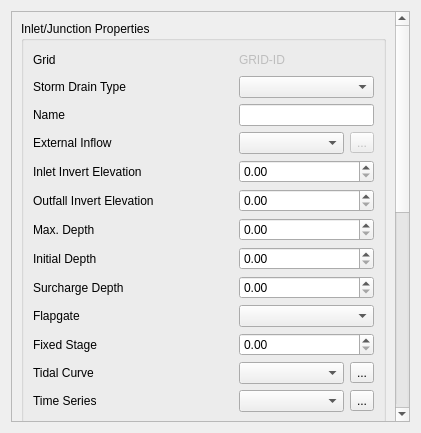
<?xml version="1.0" encoding="UTF-8"?>
<ui version="4.0">
 <class>Dialog</class>
 <widget class="QDialog" name="Dialog">
  <property name="geometry">
   <rect>
    <x>0</x>
    <y>0</y>
    <width>421</width>
    <height>433</height>
   </rect>
  </property>
  <property name="windowTitle">
   <string>Storm Drain</string>
  </property>
  <layout class="QGridLayout" name="gridLayout">
   <item row="0" column="0" colspan="2">
    <widget class="QScrollArea" name="scrollArea">
     <property name="widgetResizable">
      <bool>true</bool>
     </property>
     <widget class="QWidget" name="scrollAreaWidgetContents">
      <property name="geometry">
       <rect>
        <x>0</x>
        <y>0</y>
        <width>384</width>
        <height>844</height>
       </rect>
      </property>
      <layout class="QGridLayout" name="gridLayout_5">
       <item row="4" column="0">
        <spacer name="verticalSpacer">
         <property name="orientation">
          <enum>Qt::Vertical</enum>
         </property>
         <property name="sizeHint" stdset="0">
          <size>
           <width>20</width>
           <height>40</height>
          </size>
         </property>
        </spacer>
       </item>
       <item row="3" column="0">
        <layout class="QHBoxLayout" name="horizontalLayout_4">
         <item>
          <spacer name="horizontalSpacer">
           <property name="orientation">
            <enum>Qt::Horizontal</enum>
           </property>
           <property name="sizeHint" stdset="0">
            <size>
             <width>40</width>
             <height>20</height>
            </size>
           </property>
          </spacer>
         </item>
         <item>
          <widget class="QLabel" name="previous_lbl">
           <property name="enabled">
            <bool>false</bool>
           </property>
           <property name="minimumSize">
            <size>
             <width>100</width>
             <height>0</height>
            </size>
           </property>
           <property name="text">
            <string>-</string>
           </property>
           <property name="alignment">
            <set>Qt::AlignCenter</set>
           </property>
          </widget>
         </item>
         <item>
          <widget class="QToolButton" name="previous_btn">
           <property name="enabled">
            <bool>false</bool>
           </property>
           <property name="text">
            <string>...</string>
           </property>
           <property name="icon">
            <iconset>
             <normaloff>../img/arrow_4.svg</normaloff>../img/arrow_4.svg</iconset>
           </property>
           <property name="iconSize">
            <size>
             <width>20</width>
             <height>20</height>
            </size>
           </property>
          </widget>
         </item>
         <item>
          <widget class="QToolButton" name="next_btn">
           <property name="enabled">
            <bool>false</bool>
           </property>
           <property name="text">
            <string>...</string>
           </property>
           <property name="icon">
            <iconset>
             <normaloff>../img/arrow_2.svg</normaloff>../img/arrow_2.svg</iconset>
           </property>
           <property name="iconSize">
            <size>
             <width>20</width>
             <height>20</height>
            </size>
           </property>
          </widget>
         </item>
         <item>
          <widget class="QLabel" name="next_lbl">
           <property name="enabled">
            <bool>false</bool>
           </property>
           <property name="minimumSize">
            <size>
             <width>100</width>
             <height>0</height>
            </size>
           </property>
           <property name="text">
            <string>-</string>
           </property>
           <property name="alignment">
            <set>Qt::AlignCenter</set>
           </property>
          </widget>
         </item>
         <item>
          <spacer name="horizontalSpacer_2">
           <property name="orientation">
            <enum>Qt::Horizontal</enum>
           </property>
           <property name="sizeHint" stdset="0">
            <size>
             <width>40</width>
             <height>20</height>
            </size>
           </property>
          </spacer>
         </item>
        </layout>
       </item>
       <item row="1" column="0">
        <widget class="QGroupBox" name="sd_features_grpbox">
         <property name="title">
          <string>FLO-2D Features</string>
         </property>
         <layout class="QGridLayout" name="gridLayout_4">
          <item row="0" column="0">
           <layout class="QGridLayout" name="gridLayout_3">
            <item row="5" column="1">
             <widget class="QDoubleSpinBox" name="swmm_width">
              <property name="maximum">
               <double>100000.000000000000000</double>
              </property>
             </widget>
            </item>
            <item row="7" column="1">
             <widget class="QDoubleSpinBox" name="swmm_coeff">
              <property name="minimum">
               <double>2.500000000000000</double>
              </property>
              <property name="maximum">
               <double>3.500000000000000</double>
              </property>
              <property name="value">
               <double>3.000000000000000</double>
              </property>
             </widget>
            </item>
            <item row="5" column="0">
             <widget class="QLabel" name="label_8">
              <property name="text">
               <string>Width/Area</string>
              </property>
             </widget>
            </item>
            <item row="4" column="1">
             <widget class="QDoubleSpinBox" name="swmm_length">
              <property name="maximum">
               <double>100000.000000000000000</double>
              </property>
             </widget>
            </item>
            <item row="10" column="0">
             <widget class="QLabel" name="label_15">
              <property name="text">
               <string>Clogging Factor</string>
              </property>
             </widget>
            </item>
            <item row="9" column="1">
             <widget class="QDoubleSpinBox" name="curbheight">
              <property name="maximum">
               <double>100000.000000000000000</double>
              </property>
             </widget>
            </item>
            <item row="11" column="1">
             <widget class="QDoubleSpinBox" name="swmm_time_for_clogging">
              <property name="maximum">
               <double>100000.000000000000000</double>
              </property>
             </widget>
            </item>
            <item row="11" column="0">
             <widget class="QLabel" name="label_16">
              <property name="text">
               <string>Time for Clogging</string>
              </property>
             </widget>
            </item>
            <item row="7" column="0">
             <widget class="QLabel" name="label_12">
              <property name="text">
               <string>Weir Coeff.</string>
              </property>
             </widget>
            </item>
            <item row="12" column="0">
             <widget class="QLabel" name="label_17">
              <property name="text">
               <string>Dropbox Area</string>
              </property>
             </widget>
            </item>
            <item row="3" column="0">
             <widget class="QLabel" name="label_6">
              <property name="text">
               <string>Allow Discharge</string>
              </property>
             </widget>
            </item>
            <item row="8" column="0">
             <widget class="QLabel" name="label_13">
              <property name="text">
               <string>Feature</string>
              </property>
             </widget>
            </item>
            <item row="9" column="0">
             <widget class="QLabel" name="label_14">
              <property name="text">
               <string>Curb Height</string>
              </property>
             </widget>
            </item>
            <item row="6" column="1">
             <widget class="QDoubleSpinBox" name="swmm_height">
              <property name="maximum">
               <double>100000.000000000000000</double>
              </property>
             </widget>
            </item>
            <item row="3" column="1">
             <widget class="QComboBox" name="swmm_allow_discharge"/>
            </item>
            <item row="4" column="0">
             <widget class="QLabel" name="label_7">
              <property name="text">
               <string>Length/Perimeter</string>
              </property>
             </widget>
            </item>
            <item row="12" column="1">
             <widget class="QDoubleSpinBox" name="drboxarea">
              <property name="maximum">
               <double>100000.000000000000000</double>
              </property>
             </widget>
            </item>
            <item row="10" column="1">
             <widget class="QDoubleSpinBox" name="swmm_clogging_factor">
              <property name="maximum">
               <double>100.000000000000000</double>
              </property>
             </widget>
            </item>
            <item row="8" column="1">
             <widget class="QSpinBox" name="swmm_feature">
              <property name="maximum">
               <number>2</number>
              </property>
             </widget>
            </item>
            <item row="6" column="0">
             <widget class="QLabel" name="label_9">
              <property name="text">
               <string>Height/Sag/Surch</string>
              </property>
             </widget>
            </item>
            <item row="0" column="0" rowspan="2">
             <widget class="QLabel" name="label_19">
              <property name="minimumSize">
               <size>
                <width>200</width>
                <height>0</height>
               </size>
              </property>
              <property name="maximumSize">
               <size>
                <width>200</width>
                <height>16777215</height>
               </size>
              </property>
              <property name="text">
               <string>Inlet Type</string>
              </property>
             </widget>
            </item>
            <item row="0" column="1" rowspan="2">
             <widget class="QSpinBox" name="intype">
              <property name="minimum">
               <number>1</number>
              </property>
              <property name="maximum">
               <number>5</number>
              </property>
             </widget>
            </item>
            <item row="2" column="0">
             <widget class="QLabel" name="label_25">
              <property name="text">
               <string>Outfall Type</string>
              </property>
             </widget>
            </item>
            <item row="2" column="1">
             <widget class="QComboBox" name="outfall_type"/>
            </item>
           </layout>
          </item>
          <item row="1" column="0">
           <spacer name="verticalSpacer_2">
            <property name="orientation">
             <enum>Qt::Vertical</enum>
            </property>
            <property name="sizeHint" stdset="0">
             <size>
              <width>20</width>
              <height>40</height>
             </size>
            </property>
           </spacer>
          </item>
         </layout>
        </widget>
       </item>
       <item row="0" column="0">
        <widget class="QGroupBox" name="inlet_junction_grpbox">
         <property name="title">
          <string>Inlet/Junction Properties</string>
         </property>
         <layout class="QGridLayout" name="gridLayout_6">
          <item row="0" column="0">
           <layout class="QGridLayout" name="gridLayout_2">
            <item row="10" column="0">
             <widget class="QLabel" name="label_23">
              <property name="text">
               <string>Fixed Stage</string>
              </property>
             </widget>
            </item>
            <item row="4" column="0">
             <widget class="QLabel" name="label_4">
              <property name="text">
               <string>Inlet Invert Elevation</string>
              </property>
             </widget>
            </item>
            <item row="7" column="1" colspan="2">
             <widget class="QDoubleSpinBox" name="init_depth">
              <property name="maximum">
               <double>100000.000000000000000</double>
              </property>
             </widget>
            </item>
            <item row="2" column="0">
             <widget class="QLabel" name="label">
              <property name="text">
               <string>Name</string>
              </property>
             </widget>
            </item>
            <item row="3" column="0">
             <widget class="QLabel" name="label_3">
              <property name="text">
               <string>External Inflow</string>
              </property>
             </widget>
            </item>
            <item row="9" column="0">
             <widget class="QLabel" name="label_20">
              <property name="text">
               <string>Flapgate</string>
              </property>
             </widget>
            </item>
            <item row="0" column="0">
             <widget class="QLabel" name="label_2">
              <property name="minimumSize">
               <size>
                <width>200</width>
                <height>0</height>
               </size>
              </property>
              <property name="maximumSize">
               <size>
                <width>200</width>
                <height>16777215</height>
               </size>
              </property>
              <property name="text">
               <string>Grid</string>
              </property>
             </widget>
            </item>
            <item row="7" column="0">
             <widget class="QLabel" name="label_10">
              <property name="text">
               <string>Initial Depth</string>
              </property>
             </widget>
            </item>
            <item row="3" column="2">
             <widget class="QToolButton" name="external_btn">
              <property name="enabled">
               <bool>false</bool>
              </property>
              <property name="text">
               <string>...</string>
              </property>
              <property name="icon">
               <iconset>
                <normaloff>../img/call_dialog.svg</normaloff>../img/call_dialog.svg</iconset>
              </property>
             </widget>
            </item>
            <item row="8" column="1" colspan="2">
             <widget class="QDoubleSpinBox" name="surcharge_depth">
              <property name="maximum">
               <double>100000.000000000000000</double>
              </property>
             </widget>
            </item>
            <item row="3" column="1">
             <widget class="QComboBox" name="external_inflow"/>
            </item>
            <item row="5" column="0">
             <widget class="QLabel" name="label_21">
              <property name="text">
               <string>Outfall Invert Elevation</string>
              </property>
             </widget>
            </item>
            <item row="6" column="0">
             <widget class="QLabel" name="label_5">
              <property name="text">
               <string>Max. Depth</string>
              </property>
             </widget>
            </item>
            <item row="0" column="1" colspan="2">
             <widget class="QLabel" name="grid">
              <property name="enabled">
               <bool>false</bool>
              </property>
              <property name="minimumSize">
               <size>
                <width>0</width>
                <height>20</height>
               </size>
              </property>
              <property name="text">
               <string>GRID-ID</string>
              </property>
             </widget>
            </item>
            <item row="9" column="1" colspan="2">
             <widget class="QComboBox" name="flapgate"/>
            </item>
            <item row="2" column="1" colspan="2">
             <widget class="QLineEdit" name="name"/>
            </item>
            <item row="4" column="1" colspan="2">
             <widget class="QDoubleSpinBox" name="junction_invert_elev">
              <property name="maximum">
               <double>100000.000000000000000</double>
              </property>
             </widget>
            </item>
            <item row="1" column="0">
             <widget class="QLabel" name="label_18">
              <property name="minimumSize">
               <size>
                <width>150</width>
                <height>0</height>
               </size>
              </property>
              <property name="maximumSize">
               <size>
                <width>16777215</width>
                <height>16777215</height>
               </size>
              </property>
              <property name="text">
               <string>Storm Drain Type</string>
              </property>
             </widget>
            </item>
            <item row="5" column="1" colspan="2">
             <widget class="QDoubleSpinBox" name="outfall_invert_elev">
              <property name="maximum">
               <double>1000000.000000000000000</double>
              </property>
             </widget>
            </item>
            <item row="8" column="0">
             <widget class="QLabel" name="label_11">
              <property name="text">
               <string>Surcharge Depth</string>
              </property>
             </widget>
            </item>
            <item row="6" column="1" colspan="2">
             <widget class="QDoubleSpinBox" name="max_depth">
              <property name="maximum">
               <double>100000.000000000000000</double>
              </property>
             </widget>
            </item>
            <item row="11" column="0">
             <widget class="QLabel" name="label_22">
              <property name="text">
               <string>Tidal Curve</string>
              </property>
             </widget>
            </item>
            <item row="1" column="1" colspan="2">
             <widget class="QComboBox" name="sd_type"/>
            </item>
            <item row="12" column="0">
             <widget class="QLabel" name="label_24">
              <property name="text">
               <string>Time Series</string>
              </property>
             </widget>
            </item>
            <item row="12" column="1">
             <widget class="QComboBox" name="time_series"/>
            </item>
            <item row="10" column="1" colspan="2">
             <widget class="QDoubleSpinBox" name="doubleSpinBox">
              <property name="maximum">
               <double>1000000.000000000000000</double>
              </property>
             </widget>
            </item>
            <item row="11" column="1">
             <widget class="QComboBox" name="tidal_curve"/>
            </item>
            <item row="11" column="2">
             <widget class="QToolButton" name="tidal_btn">
              <property name="text">
               <string>...</string>
              </property>
              <property name="icon">
               <iconset>
                <normaloff>../img/call_dialog.svg</normaloff>../img/call_dialog.svg</iconset>
              </property>
             </widget>
            </item>
            <item row="12" column="2">
             <widget class="QToolButton" name="ts_btn">
              <property name="text">
               <string>...</string>
              </property>
              <property name="icon">
               <iconset>
                <normaloff>../img/call_dialog.svg</normaloff>../img/call_dialog.svg</iconset>
              </property>
             </widget>
            </item>
           </layout>
          </item>
          <item row="1" column="0">
           <spacer name="verticalSpacer_3">
            <property name="orientation">
             <enum>Qt::Vertical</enum>
            </property>
            <property name="sizeHint" stdset="0">
             <size>
              <width>20</width>
              <height>40</height>
             </size>
            </property>
           </spacer>
          </item>
         </layout>
        </widget>
       </item>
       <item row="2" column="0">
        <spacer name="verticalSpacer_4">
         <property name="orientation">
          <enum>Qt::Vertical</enum>
         </property>
         <property name="sizeHint" stdset="0">
          <size>
           <width>20</width>
           <height>40</height>
          </size>
         </property>
        </spacer>
       </item>
      </layout>
     </widget>
    </widget>
   </item>
  </layout>
 </widget>
 <resources/>
 <connections/>
</ui>
